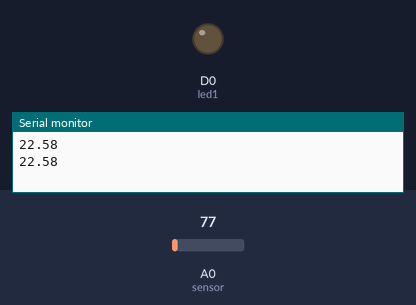
The sketch below on a simulated ESP8266 (NodeMCU). Shown: output pins drawn as LEDs (lit = HIGH), the last lines printed to the serial monitor. Inputs (shaded band) come from the test bench; at power-on: A0 (sensor) = 77.

Above: at 2.8 s.
2.9 s: A0 (sensor) set to 102
4.4 s: A0 (sensor) set to 121
At 5.4 s:
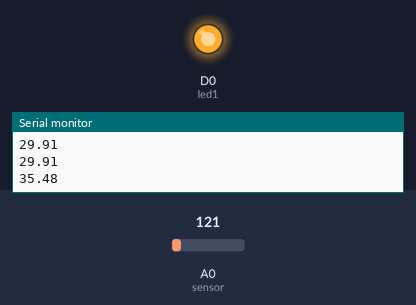
6.5 s: A0 (sensor) set to 107
At 8.2 s:
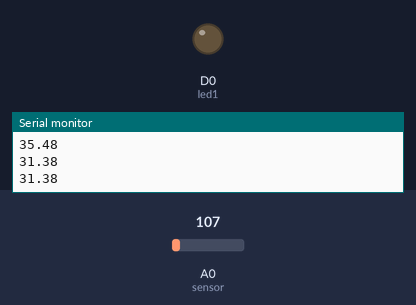
8.5 s: A0 (sensor) set to 130
At 9.8 s:
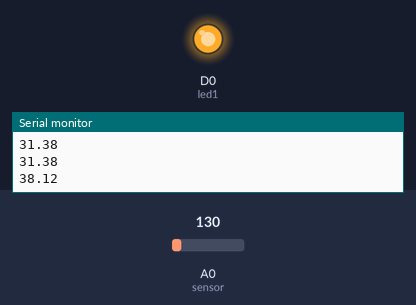
Timing chart, 0 to 11.5 s (numbered marks = the images above; inputs shaded):
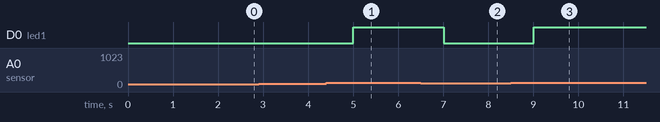

Measured:
- the behaviour switches between 109 and 110 on A0 (sensor) (found by bisection; images 0 and 1)
- after the input at 4.4 s, D0 (led1): LOW → HIGH after 0.61 s
- after the input at 6.5 s, D0 (led1): HIGH → LOW after 0.51 s
- after the input at 8.5 s, D0 (led1): LOW → HIGH after 0.51 s

The sketch:

activity_4.ino
```cpp
//Muhammad Azizi Mohd Ariffin
//mazizi@tmsk.uitm.edu.my
//LM35 Analog Sensor non_blocking

long previousMillis = 0;
long interval = 1000;

#define led1 D0
float vout; //temporary variable to hold sensor reading

void setup()
{
  Serial.begin(9600);
  pinMode(led1, OUTPUT);
}
void loop()
{
  unsigned long currentMillis = millis();

  if(currentMillis - previousMillis > interval)
  {
  previousMillis = currentMillis;
  vout=analogRead(A0); //Reading the value from sensor
  vout=(vout*300)/1023;
  Serial.println(vout);

  if(vout >= 32.0)
  {
    digitalWrite(led1, HIGH);
  }
  else
  {
    digitalWrite(led1, LOW);
  }

  }
}
```
